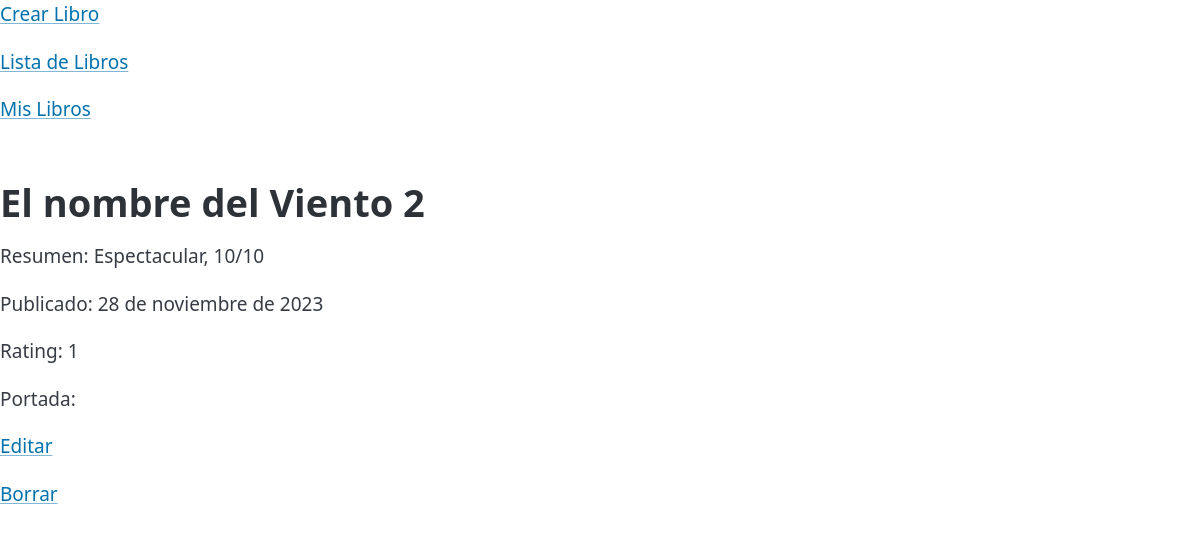
The app's page /libros/1/ with its own data.
### Gestion/models.py (models this page shows)
class Libro(models.Model):
    titulo = models.CharField(max_length=200)
    ISBN = models.CharField(max_length=200)
    portada = models.ImageField(upload_to='portadas/', null=True, blank=True)
    resumen = models.CharField(max_length=500)
    rating = models.CharField(max_length=1)
    disponibilidad = models.CharField(default=True, max_length=20, choices=CHOICES_DISPONIBILIDAD)
    genero = models.CharField(max_length=200)
    fechaPublicacion= models.DateField()

### Gestion/views.py (the view)
# urls.py: path('libros/<int:pk>/', DetailBookView.as_view(), name='detalle_libro'),
class DetailBookView(DetailView):
    model = Libro
    template_name = 'libros/libro_detail.html'
    context_object_name = 'libro'

### Gestion/templates/libros/libro_detail.html (shortened to what this page needs)
<html>
  <head>
    <link
      rel="stylesheet"
      href="https://unpkg.com/@picocss/pico@latest/css/pico.classless.min.css"
      &gt;
    />
  </head>
  <body>
    <p><a href="{% url 'create_libro'%}">Crear Libro</a></p>
    <p><a href="{% url 'listadoLibros' %}">Lista de Libros</a></p>
    <p><a href="{% url 'librosPrestados' %}">Mis Libros</a></p>
    {% block content %}
    <h1>{{ libro.titulo }}</h1>
    <p>Resumen: {{ libro.resumen }}</p>
    <p>Publicado: {{ libro.fechaPublicacion }}</p>
    <p>Rating: {{libro.rating}}</p>
    <p>Portada:</p>
    {% endblock %}
    <p><a href="{% url 'editar_libro' libro.pk %}">Editar</a></p>
    <p><a href="{% url 'borrar_libro' libro.pk %}">Borrar</a></p>
  </body>
</html>

### records on screen
Libro: titulo "El nombre del Viento 2", resumen "Espectacular, 10/10", fechaPublicacion "28 de noviembre de 2023", rating "1"
